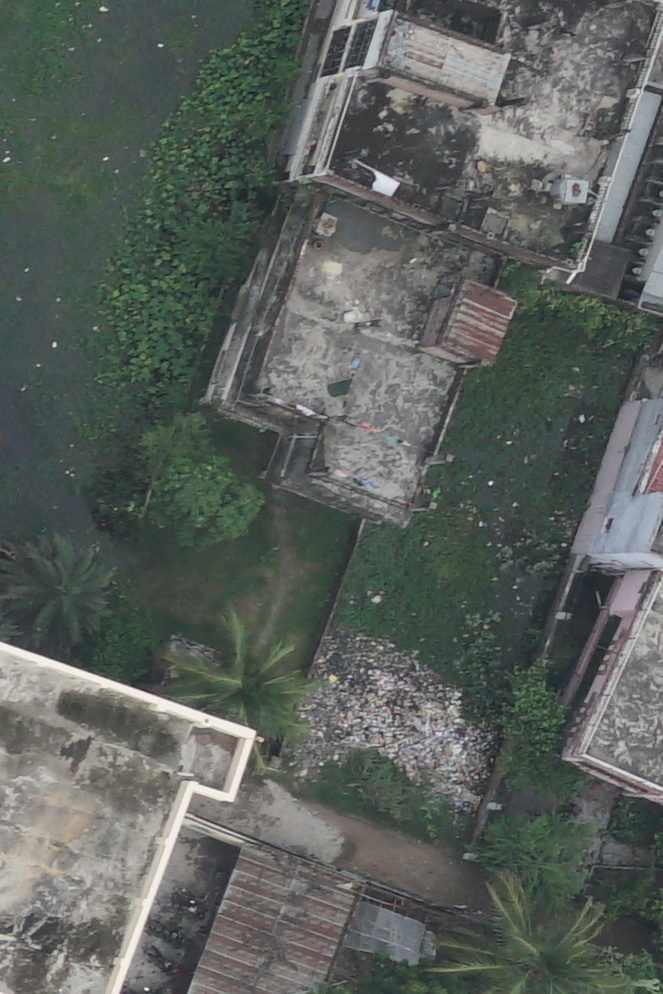
#> input picture dataset/images/tile_36.jpg, 663 x 994 px
$ jupyter execute 'Clustering in Drone Image.ipynb'
#> lines starting #> are read from the running program, lines starting #| are printed output that depends on the picture; after the words box and inside, x2 and y2 are one past the last pixel; in counts of white or black regions, pixels touching at a corner belong together; long printed decimals are rounded
[cell 1]
#import the libraries
import numpy as np
import cv2
import matplotlib.pyplot as plt
from sklearn.cluster import KMeans
from sklearn.metrics import silhouette_score
import matplotlib.pyplot as plt

[cell 2]
original_image = cv2.imread('dataset/images/tile_36.jpg')
#> original_image is the input picture: shape (994, 663, 3); mean B, G, R 91.7, 96.5, 90.2

[cell 3]
# Visualize the image
rgb_image = cv2.cvtColor(original_image, cv2.COLOR_BGR2RGB)
plt.imshow(rgb_image)
plt.axis('off')
print(rgb_image.shape)
#| (994, 663, 3)

[cell 4]
#reshape the input image into 2D array size.
pixel_value = rgb_image.reshape((-1,3))
#Convert to float32 datatype
pixel_value = np.float32(pixel_value)

[cell 5]
pixel_value = pixel_value/255

[cell 6]
# let's define stopping criteria
stop_criteria = (cv2.TERM_CRITERIA_EPS + cv2.TERM_CRITERIA_MAX_ITER, 100, 0.2)

[cell 7]
# Define a range of K values to try
k_values = range(2, 11)  # You can adjust the range as needed

# Initialize lists to store the results
inertia_values = []
silhouette_scores = []

# Iterate over different K values
for k in k_values:
    kmeans = KMeans(n_clusters=k, random_state=0).fit(pixel_value)

    # Inertia (within-cluster sum of squares)
    inertia_values.append(kmeans.inertia_)
    print(inertia_values)
#> this loop made 9 passes
#| [11027.343]
#| [11027.343, 6129.250]
#| [11027.343, 6129.250, 4236.273]
#| [11027.343, 6129.250, 4236.273, 2979.920]
#| [11027.343, 6129.250, 4236.273, 2979.920, 2272.916]
#| [11027.343, 6129.250, 4236.273, 2979.920, 2272.916, 1818.201]
#| [11027.343, 6129.250, 4236.273, 2979.920, 2272.916, 1818.201, 1518.814]
#| [11027.343, 6129.250, 4236.273, 2979.920, 2272.916, 1818.201, 1518.814, 1289.147]
#> (further printed lines are left out)
#> after the loop, inertia_values = [11027.3, 6129.2, 4236.3, 2979.9, 2272.9, 1818.2, 1518.8, 1289.1, 1142.6]

    # Silhouette score
    # labels = kmeans.labels_
    # silhouette_avg = silhouette_score(pixel_value, labels)
    # silhouette_scores.append(silhouette_avg)

# Plot the elbow method to find the optimal K
plt.figure(figsize=(12, 6))
plt.subplot(1, 2, 1)
plt.plot(k_values, inertia_values, marker='o')
plt.xlabel('Number of Clusters (K)')
plt.ylabel('Inertia')
plt.title('Elbow Method')

# [8 lines of commented-out code are left out]
plt.show()
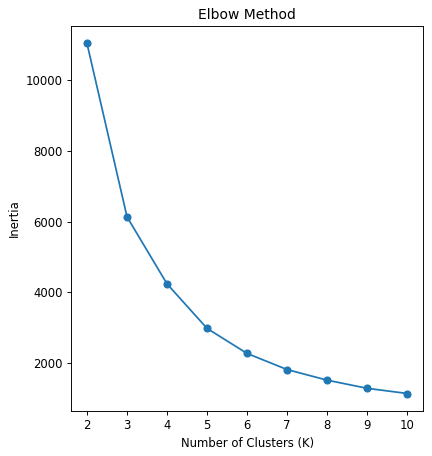
#> figure drawn by matplotlib, 1 panel

[cell 8]
# let's specify number of clusters (K)
k = 6
attempts = 10
ret, labels, centers = cv2.kmeans(pixel_value, k, None, stop_criteria, attempts, cv2.KMEANS_RANDOM_CENTERS)
#> ret = 3402.2; centers = [[0.902, 0.889, 0.861], [0.483, 0.485, 0.475], [0.592, 0.587, 0.58], [0.245, 0.288, 0.264], [0.72, 0.721, 0.712], [0.387, 0.39, 0.376]]

[cell 9]
# v = np.array([[255,0,0],[0,255,0],[0,0,255],[255,255,0],[0,255,255],[192,192,192]])
v = np.array([[255,0,0],[0,255,0],[0,0,255],[255,255,0],[255,0,255],[255,255,255]])
v

[cell 10]
# convert back into uint8 to make original input image
centers = np.uint8(centers)
#> centers = [[0, 0, 0], [0, 0, 0], [0, 0, 0], [0, 0, 0], [0, 0, 0], [0, 0, 0]]

# converting all pixels to the color of the centroids
# segmented_image = centers[labels.flatten()]
segmented_image = v[labels.flatten()]

[cell 11]
# Reshape to the original image dimension
segmented_image = segmented_image.reshape(rgb_image.shape)
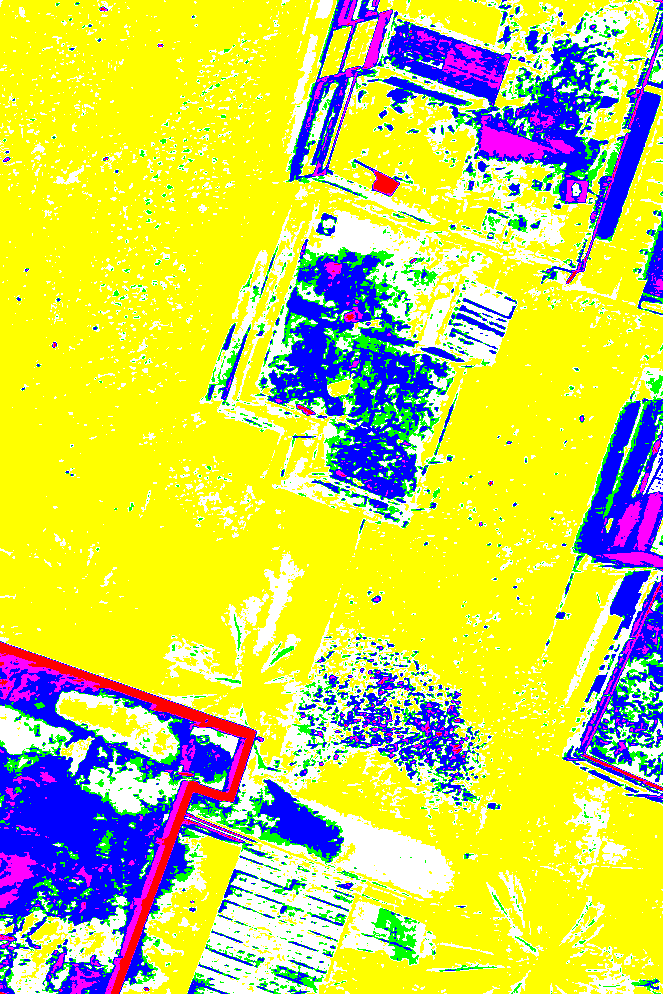
#> segmented_image: shape (994, 663, 3) int64; mean R, G, B 203.8, 210.6, 91.1
print(segmented_image.shape)
#| (994, 663, 3)

[cell 12]
# show the segmented output image
plt.figure(figsize=(10,10))
plt.imshow(segmented_image)
plt.axis('off')
plt.show()

[cell 13]
b, g, r = cv2.split(rgb_image)
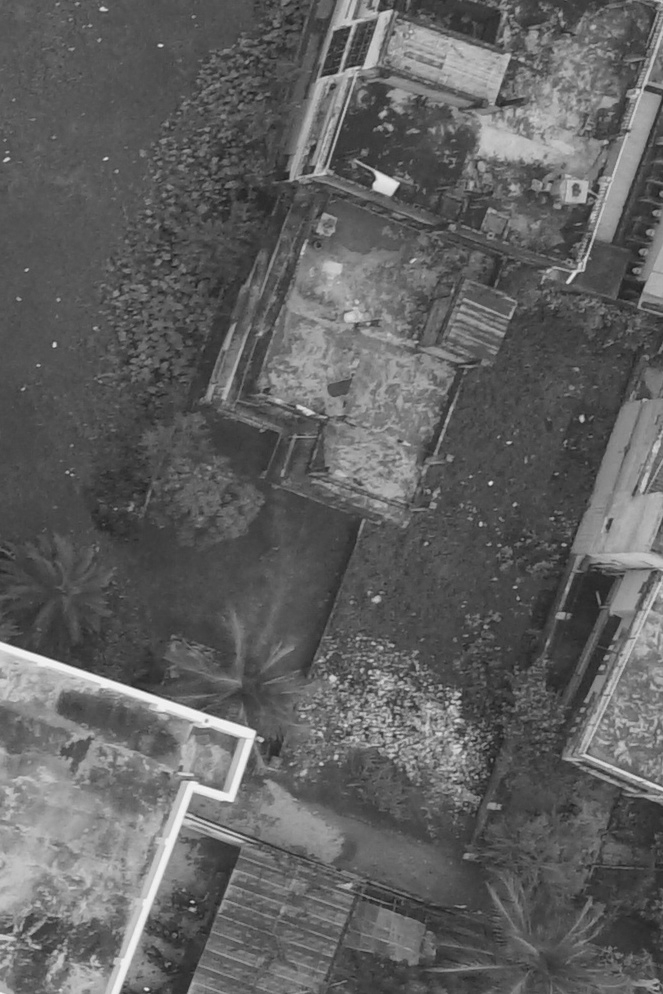
#> g: shape (994, 663); min 26, max 248, mean 96.5

[cell 14]
plt.figure(figsize=(15, 5))

# Plot the histogram for the Red channel
plt.subplot(131)
plt.hist(r.ravel(), bins=256, color='red', alpha=0.5, rwidth=0.85)
plt.title('Red Histogram')
plt.xlabel('Pixel Value')
plt.ylabel('Frequency')

# Plot the histogram for the Green channel
plt.subplot(132)
plt.hist(g.ravel(), bins=256, color='green', alpha=0.5, rwidth=0.85)
plt.title('Green Histogram')
plt.xlabel('Pixel Value')
plt.ylabel('Frequency')

# Plot the histogram for the Blue channel
plt.subplot(133)
plt.hist(b.ravel(), bins=256, color='blue', alpha=0.5, rwidth=0.85)
plt.title('Blue Histogram')
plt.xlabel('Pixel Value')
plt.ylabel('Frequency')

plt.tight_layout()
plt.show()
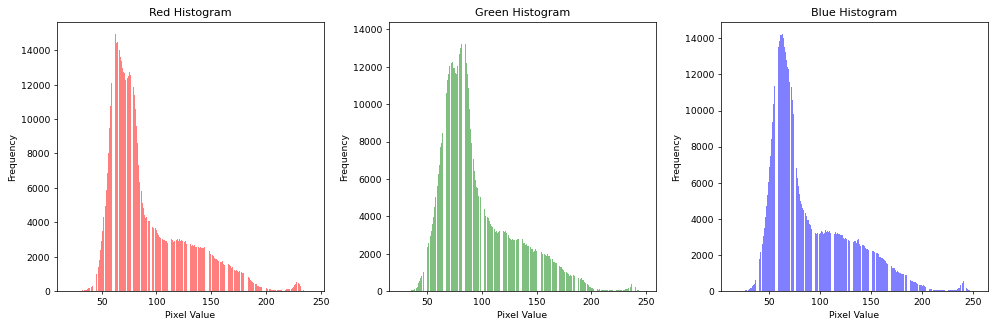
#> figure drawn by matplotlib, 3 panels; panel 1: tallest bar 14922 high, from x = 62.56 to 63.29; panel 2: tallest bar 13737 high, from x = 83.3 to 84.04; panel 3: tallest bar 14214 high, from x = 62.62 to 63.41

[cell 15]
b, g, r = cv2.split(segmented_image)
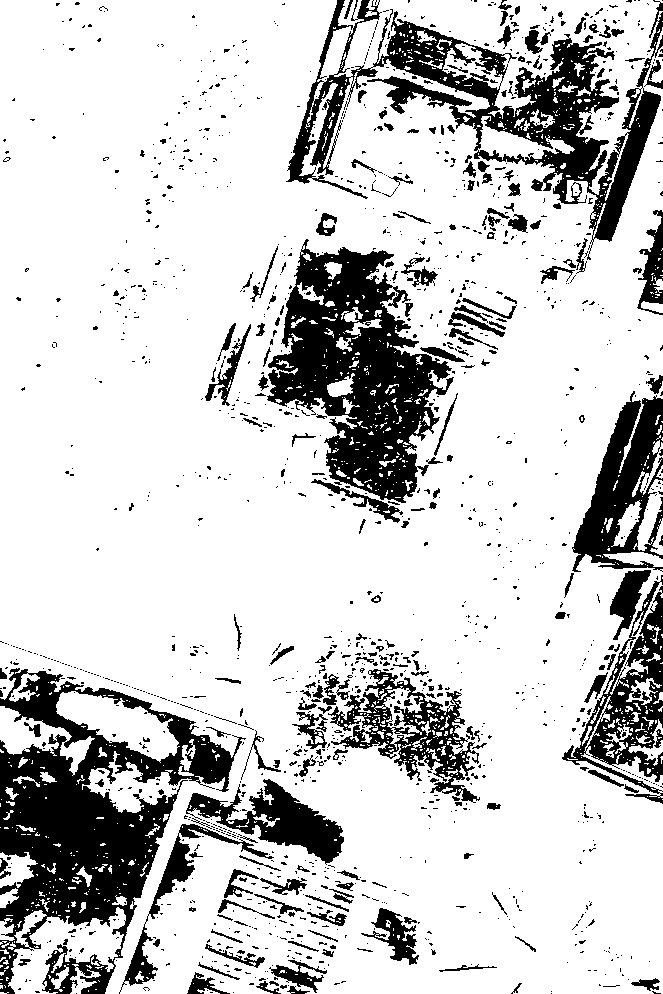
#> b: shape (994, 663) int32; 79.9% white; 1495 black regions (1264 under 20 px), largest, box (x1, y1, x2, y2) and area: (0, 668, 246, 994) 30315, (267, 239, 454, 503) 23525, (286, 0, 663, 260) 23031
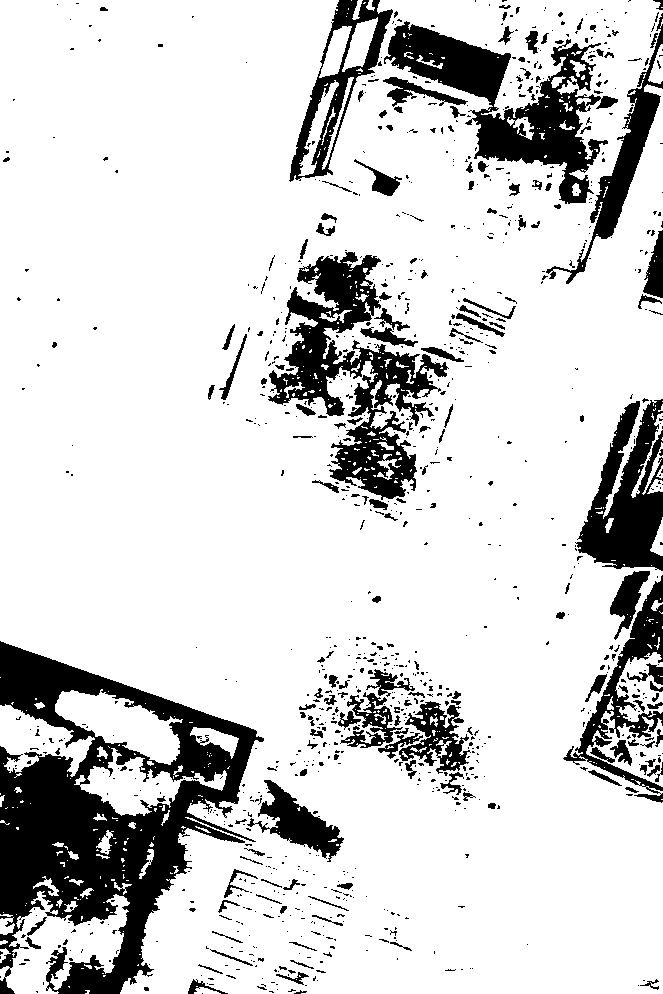
#> g: shape (994, 663) int32; 82.6% white; 1032 black regions (855 under 20 px), largest, box (x1, y1, x2, y2) and area: (0, 641, 264, 994) 39151, (268, 252, 449, 500) 15022, (384, 21, 618, 204) 13474
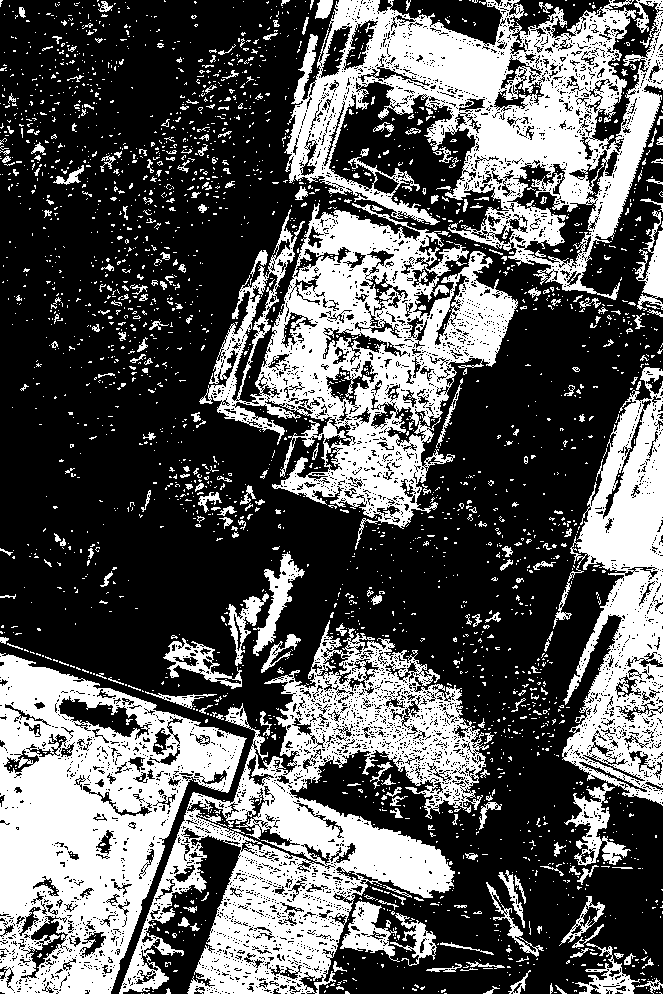
#> r: shape (994, 663) int32; 35.7% white; 2697 white regions (2413 under 20 px), largest, box (x1, y1, x2, y2) and area: (119, 620, 489, 994) 47583, (284, 0, 663, 300) 45667, (0, 653, 247, 994) 43701

[cell 16]
plt.figure(figsize=(15, 5))

# Plot the histogram for the Red channel
plt.subplot(131)
plt.hist(r.ravel(), bins=256, color='red', alpha=0.5, rwidth=0.85)
plt.title('Red Histogram')
plt.xlabel('Pixel Value')
plt.ylabel('Frequency')

# Plot the histogram for the Green channel
plt.subplot(132)
plt.hist(g.ravel(), bins=256, color='green', alpha=0.5, rwidth=0.85)
plt.title('Green Histogram')
plt.xlabel('Pixel Value')
plt.ylabel('Frequency')

# Plot the histogram for the Blue channel
plt.subplot(133)
plt.hist(b.ravel(), bins=256, color='blue', alpha=0.5, rwidth=0.85)
plt.title('Blue Histogram')
plt.xlabel('Pixel Value')
plt.ylabel('Frequency')

plt.tight_layout()
plt.show()
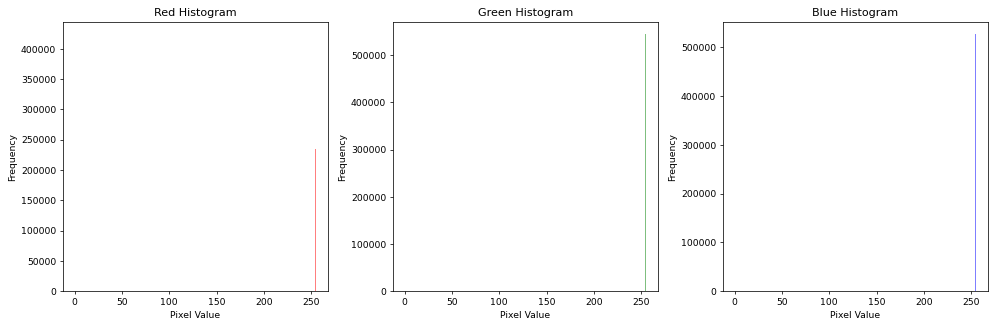
#> figure drawn by matplotlib, 3 panels; panel 1: tallest bar 423679 high, from x = 0.0747 to 0.921; panel 2: tallest bar 544160 high, from x = 254.1 to 254.9; panel 3: tallest bar 526699 high, from x = 254.1 to 254.9
